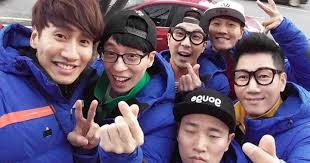
#> input picture assets/1.jpeg, 310 x 163 px
$ python hpf.py
#> lines starting #> are read from the running program, lines starting #| are printed output that depends on the picture
import cv2
import numpy as np
from scipy import ndimage

kernel_3x3 = np.array([[-1, -1, -1],
                        [-1, 8, -1],
                        [-1,-1, -1]])

kernel_5x5 = np.array([[-1,-1,-1,-1,-1],
                        [-1,1,2,1,-1],
                        [-1,2,4,2,-1],
                        [-1,1,2,1,-1],
                        [-1,-1,-1,-1,-1]])

img = cv2.imread("./assets/1.jpeg", 0)
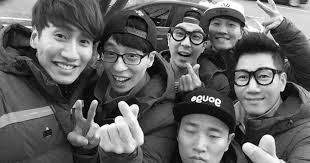
#> img: shape (163, 310); min 0, max 255, mean 98.8

k3 = ndimage.convolve(img, kernel_3x3)
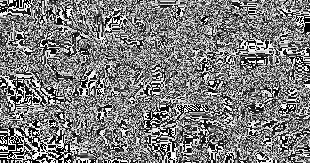
#> k3: shape (163, 310); min 0, max 255, mean 124.5
k5 = ndimage.convolve(img, kernel_5x5)
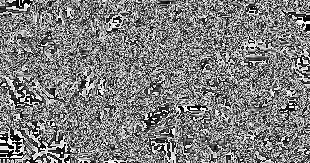
#> k5: shape (163, 310); min 0, max 255, mean 126.1

blurred = cv2.GaussianBlur(img, (11,11),0)
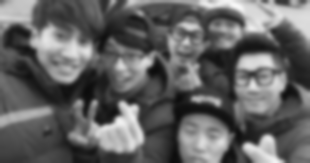
#> blurred: shape (163, 310); min 12, max 247, mean 98.8
g_hpf = img-blurred
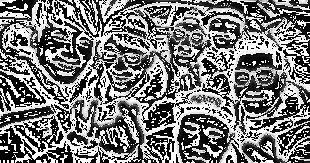
#> g_hpf: shape (163, 310); min 0, max 255, mean 120.7
cv2.imshow("img", img)
cv2.imshow("3x3", k3)
cv2.imshow("5x5", k5)
cv2.imshow("g_hpf", g_hpf)
cv2.waitKey()
cv2.destroyAllWindows()

$ run again, with assets/2.jpeg copied over assets/1.jpeg
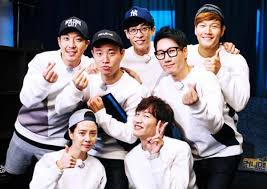
#> input picture assets/2.jpeg, 267 x 189 px
#> `k5 = ndimage.convolve(img, kernel_5x5)`:
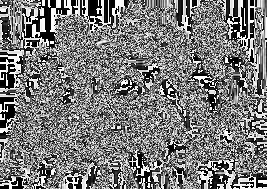
#> k5: shape (189, 267); min 0, max 255, mean 121.8
#> `g_hpf = img-blurred`:
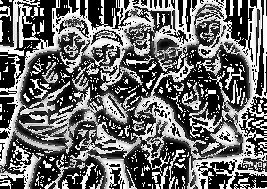
#> g_hpf: shape (189, 267); min 0, max 255, mean 107.5

$ run again, with assets/4.jpeg copied over assets/1.jpeg
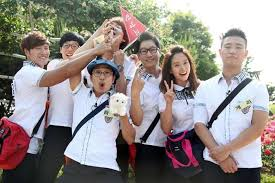
#> input picture assets/4.jpeg, 275 x 183 px
#> `blurred = cv2.GaussianBlur(img, (11,11),0)`:
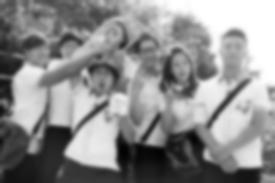
#> blurred: shape (183, 275); min 2, max 255, mean 141
#> `g_hpf = img-blurred`:
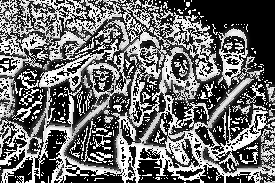
#> g_hpf: shape (183, 275); min 0, max 255, mean 107.9
